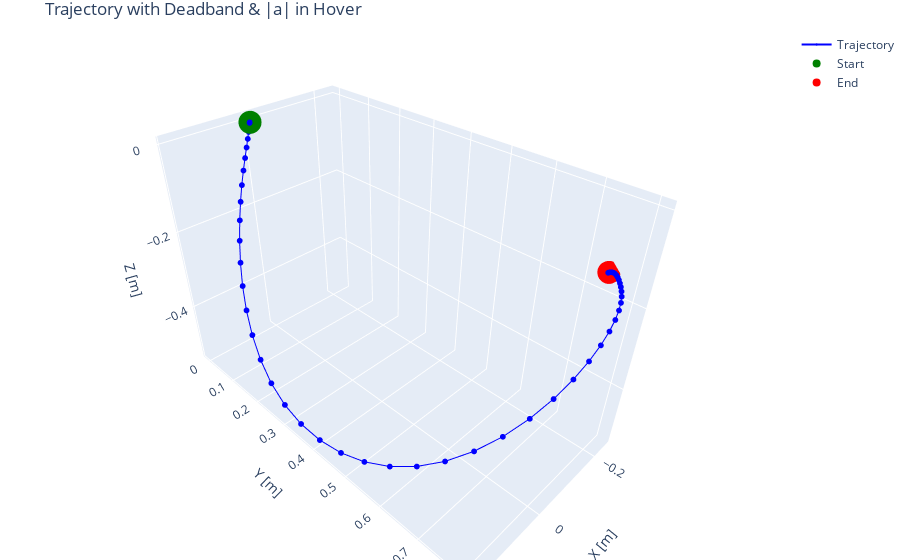

Write notebook code for a chart like this one.
### Code cell
pos, vel, a_mag = compute_trajectory(df, deadband=6, sample_rate=100)
plot_trajectory(pos, a_mag)

### Figure 1 — Plotly figure (JSON) as saved in the notebook; plotly's stock layout.template omitted (floating-point values rounded to 4 significant figures; data arrays with more than 128 entries replaced by an {"elided": "..."} marker saying what was removed)
{"data": [{"customdata": {"elided": "188x1 float values"}, "hovertemplate": "X: %{x:.3f} m<br>Y: %{y:.3f} m<br>Z: %{z:.3f} m<br>|a|: %{customdata[0]:.3f} m/s²", "line": {"color": "blue", "width": 2}, "marker": {"color": "blue", "size": 2}, "mode": "lines+markers", "name": "Trajectory", "type": "scatter3d", "x": {"elided": "188 float values"}, "y": {"elided": "188 float values"}, "z": {"elided": "188 float values"}}, {"hovertemplate": "Start<br>X: 0<br>Y: 0<br>Z: 0", "marker": {"color": "green", "size": 8}, "mode": "markers", "name": "Start", "type": "scatter3d", "x": [0], "y": [0], "z": [0]}, {"hovertemplate": "End<br>X: %{x:.3f} m<br>Y: %{y:.3f} m<br>Z: %{z:.3f} m", "marker": {"color": "red", "size": 8}, "mode": "markers", "name": "End", "type": "scatter3d", "x": [-0.243], "y": [0.7479], "z": [-0.151]}], "layout": {"margin": {"b": 0, "l": 0, "r": 0, "t": 30}, "scene": {"aspectmode": "data", "xaxis": {"title": {"text": "X [m]"}}, "yaxis": {"title": {"text": "Y [m]"}}, "zaxis": {"title": {"text": "Z [m]"}}}, "title": {"text": "Trajectory with Deadband & |a| in Hover"}}}
